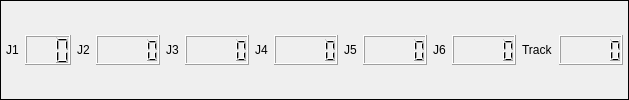
               <widget class="QFrame" name="gridFrame_9">
                <property name="sizePolicy">
                 <sizepolicy hsizetype="Expanding" vsizetype="Expanding">
                  <horstretch>0</horstretch>
                  <verstretch>100</verstretch>
                 </sizepolicy>
                </property>
                <property name="minimumSize">
                 <size>
                  <width>200</width>
                  <height>60</height>
                 </size>
                </property>
                <property name="maximumSize">
                 <size>
                  <width>9999</width>
                  <height>100</height>
                 </size>
                </property>
                <property name="baseSize">
                 <size>
                  <width>1980</width>
                  <height>80</height>
                 </size>
                </property>
                <property name="styleSheet">
                 <string notr="true">
QLabel {font: 16pt &quot;DejaVu Sans&quot;;}
</string>
                </property>
                <property name="frameShape">
                 <enum>QFrame::Box</enum>
                </property>
                <layout class="QGridLayout" name="gridLayout_24">
                 <property name="leftMargin">
                  <number>5</number>
                 </property>
                 <property name="topMargin">
                  <number>5</number>
                 </property>
                 <property name="rightMargin">
                  <number>5</number>
                 </property>
                 <property name="bottomMargin">
                  <number>5</number>
                 </property>
                 <item row="1" column="6">
                  <widget class="QLabel" name="label_20">
                   <property name="maximumSize">
                    <size>
                     <width>30</width>
                     <height>30</height>
                    </size>
                   </property>
                   <property name="text">
                    <string>J3</string>
                   </property>
                  </widget>
                 </item>
                 <item row="1" column="7">
                  <widget class="QLCDNumber" name="j3pos"/>
                 </item>
                 <item row="1" column="13">
                  <widget class="QLCDNumber" name="j6pos"/>
                 </item>
                 <item row="1" column="11">
                  <widget class="QLCDNumber" name="j5pos"/>
                 </item>
                 <item row="1" column="4">
                  <widget class="QLabel" name="label_22">
                   <property name="maximumSize">
                    <size>
                     <width>30</width>
                     <height>30</height>
                    </size>
                   </property>
                   <property name="text">
                    <string>J2</string>
                   </property>
                  </widget>
                 </item>
                 <item row="1" column="5">
                  <widget class="QLCDNumber" name="j2pos"/>
                 </item>
                 <item row="1" column="2">
                  <widget class="QLabel" name="label_19">
                   <property name="maximumSize">
                    <size>
                     <width>30</width>
                     <height>30</height>
                    </size>
                   </property>
                   <property name="text">
                    <string>J1</string>
                   </property>
                  </widget>
                 </item>
                 <item row="1" column="3">
                  <widget class="QLCDNumber" name="j1pos">
                   <property name="smallDecimalPoint">
                    <bool>false</bool>
                   </property>
                   <property name="digitCount">
                    <number>3</number>
                   </property>
                  </widget>
                 </item>
                 <item row="1" column="12">
                  <widget class="QLabel" name="label_25">
                   <property name="maximumSize">
                    <size>
                     <width>30</width>
                     <height>30</height>
                    </size>
                   </property>
                   <property name="text">
                    <string>J6</string>
                   </property>
                  </widget>
                 </item>
                 <item row="1" column="8">
                  <widget class="QLabel" name="label_21">
                   <property name="maximumSize">
                    <size>
                     <width>30</width>
                     <height>30</height>
                    </size>
                   </property>
                   <property name="text">
                    <string>J4</string>
                   </property>
                  </widget>
                 </item>
                 <item row="1" column="10">
                  <widget class="QLabel" name="label_11">
                   <property name="maximumSize">
                    <size>
                     <width>30</width>
                     <height>30</height>
                    </size>
                   </property>
                   <property name="text">
                    <string>J5</string>
                   </property>
                  </widget>
                 </item>
                 <item row="1" column="9">
                  <widget class="QLCDNumber" name="j4pos"/>
                 </item>
                 <item row="1" column="14">
                  <widget class="QLabel" name="label_26">
                   <property name="maximumSize">
                    <size>
                     <width>80</width>
                     <height>30</height>
                    </size>
                   </property>
                   <property name="text">
                    <string>Track</string>
                   </property>
                  </widget>
                 </item>
                 <item row="1" column="15">
                  <widget class="QLCDNumber" name="trackpos"/>
                 </item>
                </layout>
               </widget>
